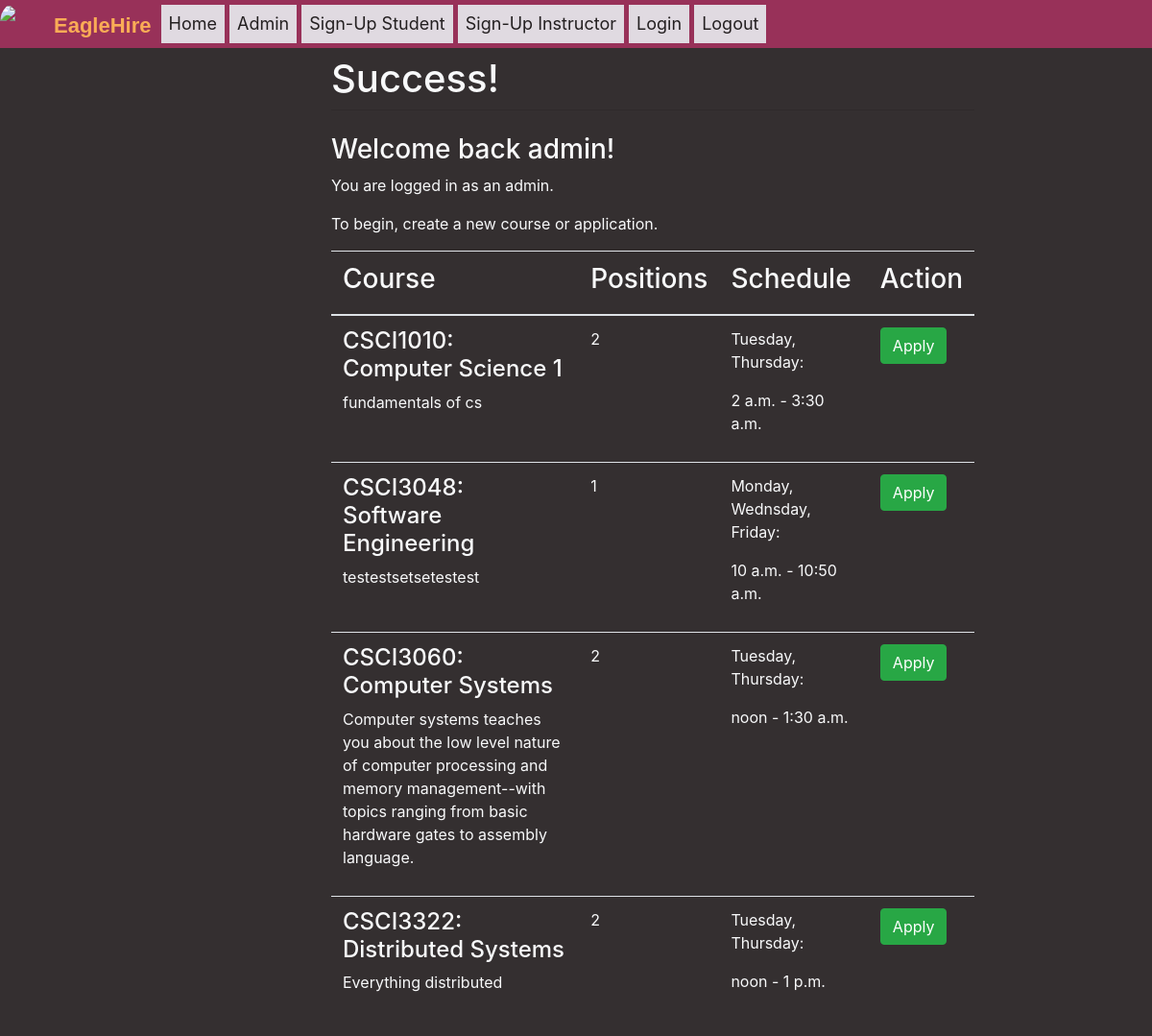
The page /home/ (signed in) on the database its author committed.
### register/models.py (models this page shows)
class User(AbstractUser):
    is_student = models.BooleanField(default=False)
    is_instructor = models.BooleanField(default=False)
    is_admin = models.BooleanField(default=False)
    email = models.EmailField(('email address'), unique=True)
    username = models.CharField(max_length = 20,unique=False, default='')
    USERNAME_FIELD = 'email'
    REQUIRED_FIELDS = ['username']

### main/models.py (models this page shows, shortened)
class Course(models.Model):
    user = models.ForeignKey(settings.AUTH_USER_MODEL, on_delete=models.CASCADE, primary_key=False)
    applications = models.ManyToManyField(Application, default='', blank=True)
    department = models.CharField(max_length=4)
    name = models.CharField(max_length=30)
    number = models.CharField(max_length=30)
    section = models.CharField(max_length=30)
    course_code= models.CharField(max_length=60, default='TEST0000.0: default_code')
    DAYS = (('M', 'Monday'),
            ('T', 'Tuesday',),
            ('W', 'Wednsday'),
            ('TH', 'Thursday'),
            ('F', 'Friday'))
    CHOICE = (('yes', 'Yes'),
                 ('no', 'No'))
    HOURS = (('1', '1'),
             ('2', '2'),
             ('3', '3'),
             ('4', '4'),
             ('5', '5'))
    days = MultiSelectField(choices=DAYS)
    start_time = models.TimeField()
    end_time = models.TimeField()
    disc_flag = models.CharField(max_length=3, choices= CHOICE, default='no')
    disc_section = models.CharField(max_length=30, blank=True)
    office_hours = models.CharField(max_length=1, choices=HOURS, default='2')
    graded_hw = models.CharField(max_length=3, choices= CHOICE, default='no')
    positions = models.CharField(max_length=1, choices=HOURS, default='2')
    desc = models.CharField(max_length=200)

### main/views.py (the view)
# urls.py: path("home/", views.summary.as_view(), name="summary"),
class summary(ListView):
    model = Course
    context_object_name = 'course_list'
    def get_context_data(self, **kwargs):
        context = super().get_context_data(**kwargs)
        seperator = "-"
        time = str(Course.start_time) + " - " + str(Course.end_time)
        context['schedule'] = Course.days
        return context

### main/templates/main/course_list.html (shortened to what this page needs)
{% extends 'main/base.html' %}
{%block nav%}
    <div class="nav-links">
        <ul>
      <li><a href="/home">Home</a></li>
      <li><a href="/admin">Admin</a></li>
      <li><a href='accounts/signup/student'>Sign-Up Student</a></li>
      <li><a href='accounts/signup/instructor'>Sign-Up Instructor</a></li>
      <li><a href="/login">Login</a></li>
      <li><a href="/logout">Logout</a></li>
    </ul>
    </div>
{%endblock%}
{%block content%}
<h3>Welcome back {{user.first_name}}!</h3>
{% if user.is_authenticated and user.is_instructor %}
    <p>You are logged in as an instructor.</p>
    <p> To begin, create a new course. </p>
    <h1>Course List</h1>
    <table class="table">
        <thead>
          <tr>
            <th scope="col">Course Title</th>
            <th scope="col">Description</th>
            <th scope="col">Meeting Time</th>
            <th scope="col">Action</th>
          </tr>
        </thead>
        <tbody>
        {% if course_list %}
            <tr>
            {% for course in course_list%}
                <th scope="row">{{course.name}}</th>
                <td>{{course.Description}}</td>
                <td>{{course.Time}}</td>
                <td>WIP</td>
            </tr>
            {% endfor %}
        </tbody>
        {% else %}
        <p>There are no books in the library.</p>
        {% endif %}
      </table>
{% elif user.is_authenticated and user.is_student %}
    <p>You are logged in as a student.</p>
    <p> To begin, create a new application. </p>
{%else%}
    <p>You are logged in as an admin.</p>
    <p> To begin, create a new course or application. </p>
    <table class="table">
      <thead>
        <tr>
          <th scope="col"><h3>Course</h3></th>
          <th scope="col"><h3>Positions</h3></th>
          <th scope="col"><h3>Schedule</h3></th>
          <th scope="col"><h3>Action</h3></th>
        </tr>
      </thead>
      <tbody>
    {% if course_list %}
            <tr>
            {% for course in course_list%}
                <td><h4>{{course.course_code}}</h4>
                  <p>{{course.desc}}</p>
                </td>
                <td>{{course.positions}}</td>
                <td>
                  <p>{{course.days}}:</p>
                  <p>{{course.start_time}} - {{course.end_time}}</p>
                </td>
                <td><a href="/apply/{{course.id}}" class="btn btn-success">Apply</a></td>
            </tr>
            {% endfor %}
        </tbody>
    {% else %}
      <p>There are no books in the library.</p>
    {% endif %}
      </table>
{% endif %}
{%endblock%}

### main/static/styles.css (style rules this page uses)
body { background-color: #342f30; -webkit-background-size: cover; -moz-background-size: cover; -o-background-size: cover; background-size: cover; }
.nav > .nav-links { display: inline; float: right; font-size: 18px; }
.nav > .nav-links > ul li a { display: block; padding: 0 8px; color: #231f20; line-height: 40px; font-size: 18px; text-decoration: none; }
.nav > .nav-links > ul { padding: 0; margin-top: 5px; list-style: none; position: relative; }
.nav > .nav-links > ul li { display: inline-block; background-color: #e0dae1; }

### rows shown on the page
User: first_name "admin"
Course: course_code "CSCI1010: Computer Science 1", desc "fundamentals of cs", positions "2", days "Tuesday, Thursday", start_time "2 a.m.", end_time "3:30 a.m."
Course: course_code "CSCI3048: Software Engineering", desc "testestsetsetestest", positions "1", days "Monday, Wednsday, Friday", start_time "10 a.m.", end_time "10:50 a.m."
Course: course_code "CSCI3060: Computer Systems", desc "Computer systems teaches you about the low level nature of computer processing and memory management--with topics ranging from basic hardware gates to assembly language.", positions "2", days "Tuesday, Thursday", start_time "noon", end_time "1:30 a.m."
Course: course_code "CSCI3322: Distributed Systems", desc "Everything distributed", positions "2", days "Tuesday, Thursday", start_time "noon", end_time "1 p.m."
